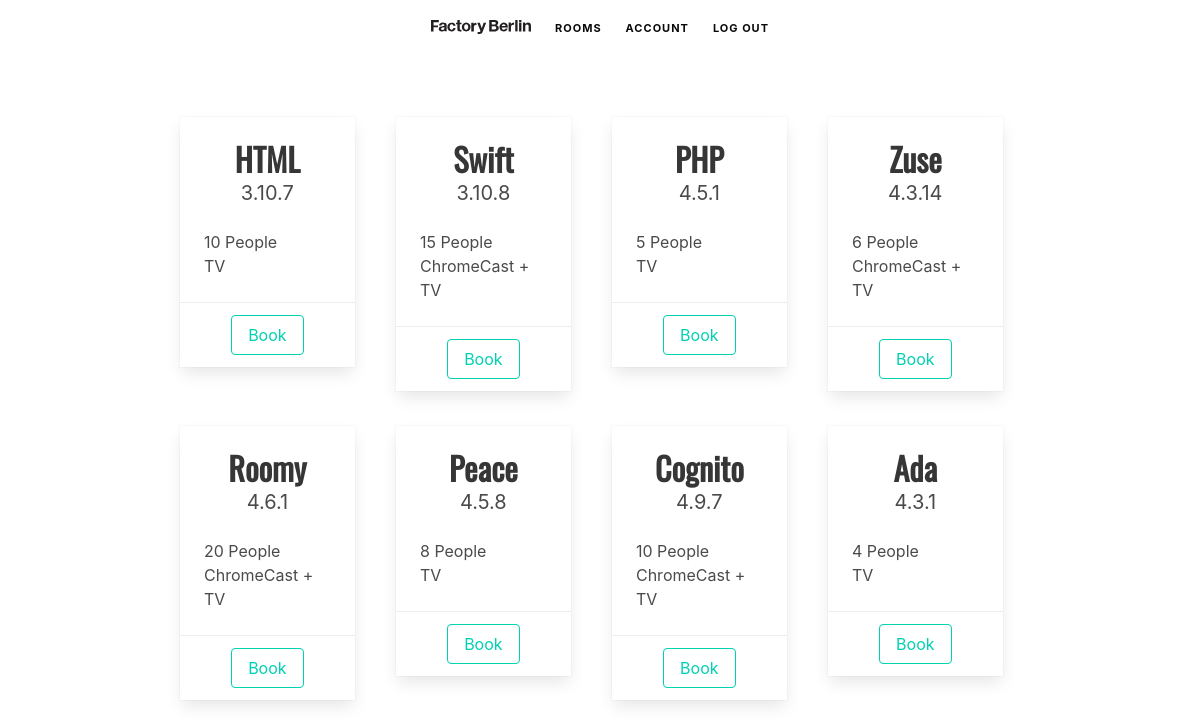
/rooms (signed in), run on the app's committed database.
### factorysite/models.py (models this page shows, shortened)
class Room(db.Model):
    id = db.Column(db.Integer, primary_key=True)
    name = db.Column(db.String(25), unique=True, nullable=False)
    number = db.Column(db.String(15), unique=True, nullable=False)
    capacity = db.Column(db.Integer, nullable=False)
    is_booked = db.Column(db.Boolean, default=False, nullable=False)
    equipment_id= db.Column(db.Integer, db.ForeignKey('equipment.id'))

class Equipment(db.Model):
    id = db.Column(db.Integer, primary_key=True)
    text = db.Column(db.String(100), unique=True, nullable=False)
    rooms = db.relationship("Room", backref="equipment", lazy=True)

### factorysite/routes.py (the view)
@app.route("/rooms")
@login_required
def rooms():
    data = Room.query.all()
    return render_template("rooms.html", rooms=data, title="Rooms")

### factorysite/models.py (called while the page is built)
@login_manager.user_loader
def load_user(user_id):
    return User.query.get(int(user_id))

### factorysite/templates/rooms.html
{% extends "layout.html" %}
{% block content %}
<div class="container">
    <div class="wrapper">
        {% for room in rooms %}
            <div class="column">
                <div class="card">
                    <div class="card-content">
                        <h1 class="title has-text-centered room-name">{{ room.name }}</h1>
                        <h4 class="subtitle has-text-centered room-number">{{ room.number }}</h4>
                        <h5>{{ room.capacity }} People</h5>
                        <h5>{{ room.equipment.text }}</h5>
                    </div>
                    <div class="card-footer">
                        <div class="card-footer-item">
                            <button class="button is-primary is-outlined">Book</button>
                        </div>
                    </div>
                </div>
            </div>
        {% endfor %}
    </div>
</div>
{% endblock content %}

### factorysite/static/rooms.css (style rules this page uses)
.room-name { font-family: 'Oswald'; }
.wrapper { margin: 5%; display: grid; grid-template-columns: 22% 22% 22% 22%; grid-gap: 2%; background-color: #fff; color: #444; }
@media (min-width: 600px) { .wrapper { grid-template-columns: 50% 50%; } }
@media (min-width: 900px) { .wrapper { grid-template-columns: 33% 33% 33%; } }
@media (min-width: 1200px) { .wrapper { grid-template-columns: 23% 23% 23% 23%; } }

### data on the page
Room: name "HTML", number "3.10.7", capacity "10", equipment.text "TV"
Room: name "Swift", number "3.10.8", capacity "15", equipment.text "ChromeCast + TV"
Room: name "PHP", number "4.5.1", capacity "5", equipment.text "TV"
Room: name "Zuse", number "4.3.14", capacity "6", equipment.text "ChromeCast + TV"
Room: name "Roomy", number "4.6.1", capacity "20", equipment.text "ChromeCast + TV"
Room: name "Peace", number "4.5.8", capacity "8", equipment.text "TV"
Room: name "Cognito", number "4.9.7", capacity "10", equipment.text "ChromeCast + TV"
Room: name "Ada", number "4.3.1", capacity "4", equipment.text "TV"
